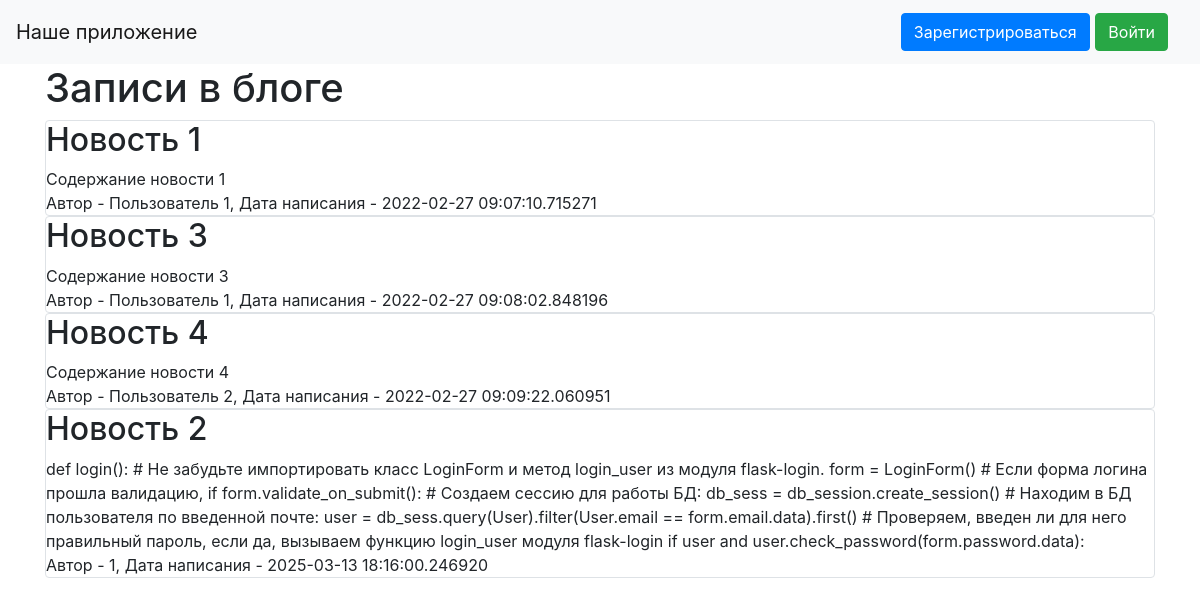
Before: / with the older database file.
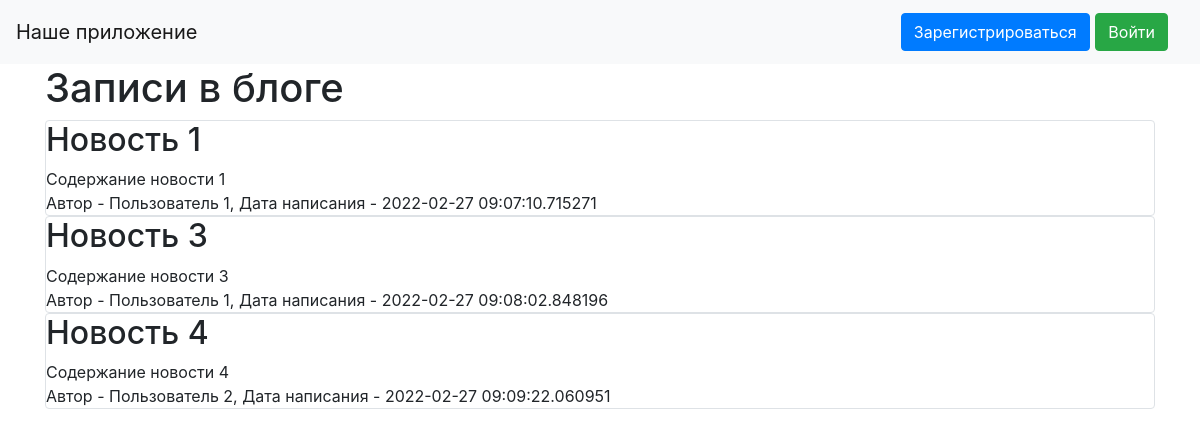
After: the same page with the newer database file.
### classwork/data/news.py (models this page shows)
class News(SqlAlchemyBase, UserMixin, SerializerMixin):
    __tablename__ = 'news'
    id = sqlalchemy.Column(sqlalchemy.Integer, primary_key=True, autoincrement=True)
    title = sqlalchemy.Column(sqlalchemy.String, nullable=True)
    content = sqlalchemy.Column(sqlalchemy.String, nullable=True)
    created_date = sqlalchemy.Column(sqlalchemy.DateTime, default=datetime.datetime.now)
    is_private = sqlalchemy.Column(sqlalchemy.Boolean, default=True)
    user_id = sqlalchemy.Column(sqlalchemy.Integer, sqlalchemy.ForeignKey("users.id"))
    user = orm.relationship('User')
    categories = orm.relationship("Category", secondary="association", backref="news")

### classwork/data/users.py (models this page shows, shortened)
class User(SqlAlchemyBase, UserMixin, SerializerMixin):
    __tablename__ = 'users'
    id = sqlalchemy.Column(sqlalchemy.Integer, primary_key=True, autoincrement=True)
    name = sqlalchemy.Column(sqlalchemy.String, nullable=True)
    about = sqlalchemy.Column(sqlalchemy.String, nullable=True)
    email = sqlalchemy.Column(sqlalchemy.String, index=True, unique=True, nullable=True)
    hashed_password = sqlalchemy.Column(sqlalchemy.String, nullable=True)
    created_date = sqlalchemy.Column(sqlalchemy.DateTime, default=datetime.datetime.now)
    news = orm.relationship("News", back_populates='user')

### classwork/main.py (the view)
@app.route("/")
def index():
    db_sess = db_session.create_session()
    if current_user.is_authenticated:
        news = db_sess.query(News).filter((News.user == current_user) | (News.is_private != True))
    else:
        news = db_sess.query(News).filter(News.is_private != True)
    return render_template("index.html", news=news)

### classwork/data/db_session.py (called while the page is built)
def create_session() -> Session:
    global __factory
    return __factory()

### classwork/templates/index.html (shortened to what this page needs)
{% extends "base.html" %}
{% block content %}
    <h1>Записи в блоге</h1>
    {% for item in news %}
        <div class="col-md6 border rounded">
            <h2>{{ item.title }}</h2>
            <div>
                {{ item.content }}
            </div>
            <div>
                Автор - {{ item.user.name }}, Дата написания - {{ item.created_date }}
            </div>
        </div>
    {% endfor %}
{% endblock %}

### classwork/templates/base.html (shortened to what this page needs)
<!doctype html>
<html lang="en">
<head>
    <link rel="stylesheet"
          href="https://stackpath.bootstrapcdn.com/bootstrap/4.4.1/css/bootstrap.min.css"
>
</head>
<body>
<header>
    <nav class="navbar navbar-light bg-light">
        <a class="navbar-brand" href="#">Наше приложение</a>
        <div class="navbar-brand">
        {% if current_user.is_authenticated %}
                {{ current_user.name }}
                <a href="/logout"" class="btn btn-danger">Выход</a>
        {% else %}
                <a class="btn btn-primary " href="/register">Зарегистрироваться</a>
                <a class="btn btn-success" href="/login">Войти</a>
        {% endif %}
        </div>
    </nav>
</header>
<main role="main" class="container">
    {% block content %}{% endblock %}
</main>
</body>
</html>

Changed rows visible on the page:
removed News: title "Новость 2", content "def login(): # Не забудьте импортировать класс LoginForm и метод login_user из модуля flask-login. form = LoginForm() # Если форма логина прошла валидацию, if form.validate_on_submit(): # Создаем сессию для работы БД: db_sess = db_session.create_session() # Находим в БД пользователя по введенной почте: user = db_sess.query(User).filter(User.email == form.email.data).first() # Проверяем, введен ли для него правильный пароль, если да, вызываем функцию login_user модуля flask-login if user and user.check_password(form.password.data):", user.name "1", created_date "2025-03-13 18:16:00.246920"
